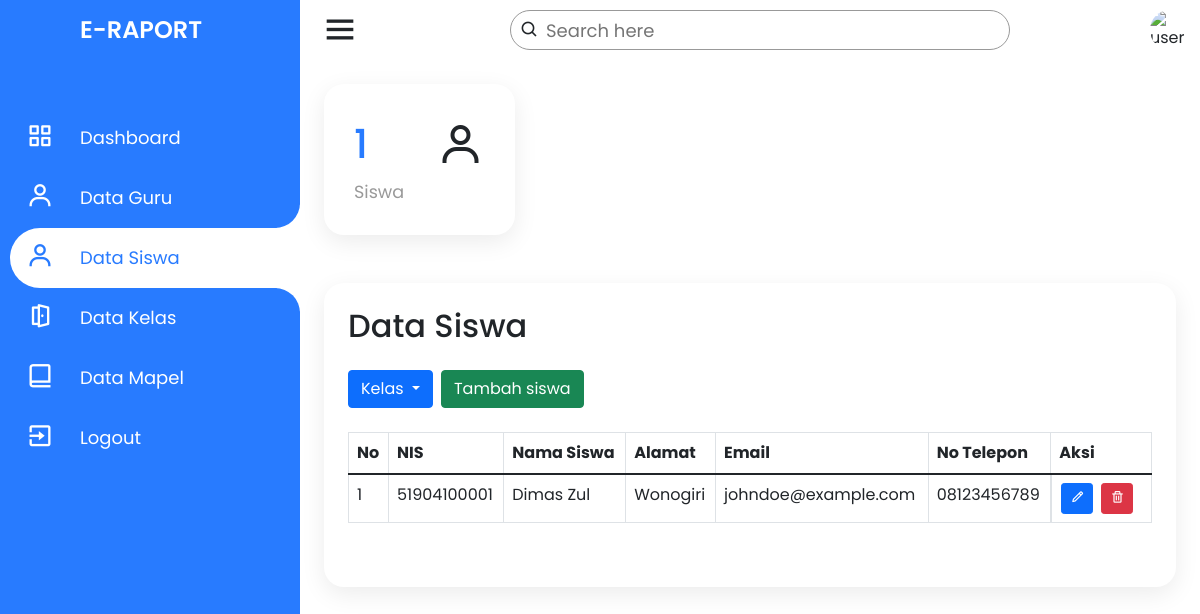
/admin/data-siswa.php (signed in), run on an earlier commit of the app's database.
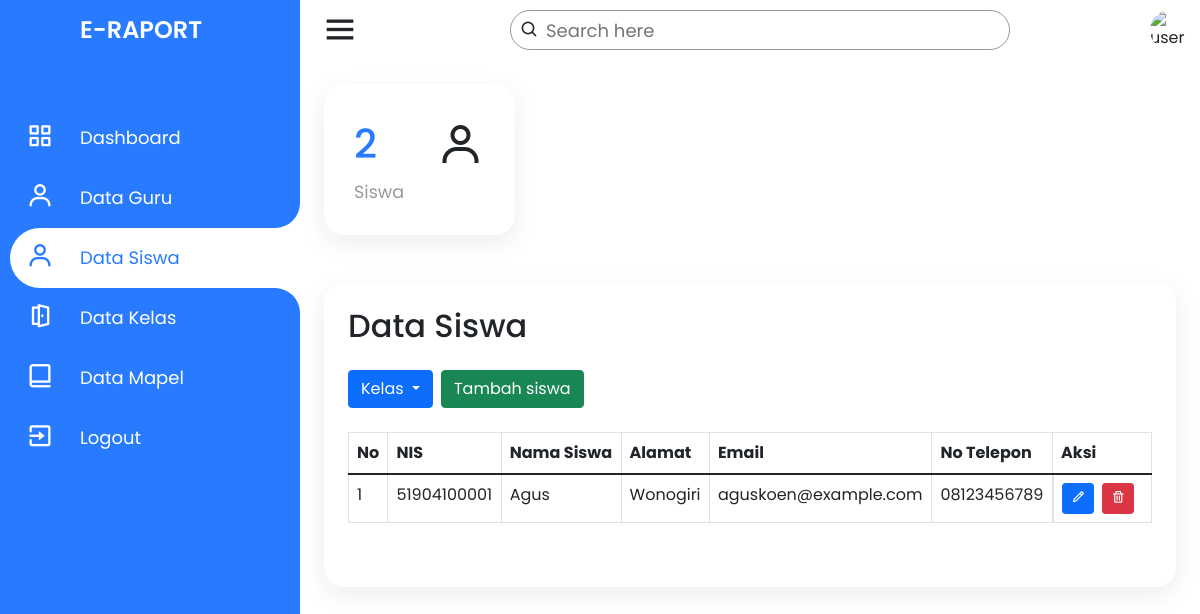
And on a later commit of the database.
### tables this page shows
CREATE TABLE `siswa` (
  `nis` varchar(11) NOT NULL,
  `nama_siswa` varchar(50) NOT NULL,
  `jenis_kelamin` enum('Laki-laki','Perempuan') NOT NULL,
  `alamat` text NOT NULL,
  `email` varchar(50) NOT NULL,
  `no_telp` varchar(14) NOT NULL,
  `agama` enum('Islam','Kristen','Katolik','Hindu','Budha','Konghuchu') NOT NULL,
  `id_kelas` int(11) NOT NULL,
  `tanggal_lahir` date NOT NULL,
  `password` varchar(255) NOT NULL,
  PRIMARY KEY (`nis`),
  KEY `siswa_ibfk_1` (`id_kelas`),
  CONSTRAINT `siswa_ibfk_1` FOREIGN KEY (`id_kelas`) REFERENCES `kelas` (`id_kelas`) ON DELETE CASCADE ON UPDATE CASCADE
);

### admin/data-siswa.php (the view, shortened to what the changed rows need)
<?php
require_once dirname(__FILE__) . '/../connection.php';
if (!isset($_GET['p'])) {
    $page_no = 1;
} else {
    $page_no = $_GET['p'];
}
if (!isset($_GET['kls'])) {
    $kelas_id = 1;
} else {
    $kelas_id = $_GET['kls'];
}
$records_per_page = 40;
$offset = ($page_no - 1) * $records_per_page;
?>
<!DOCTYPE html>
<html lang="en" dir="ltr">
<head>
    <link rel="stylesheet" href="style.css">
    <link href='https://unpkg.com/boxicons@2.0.7/css/boxicons.min.css' rel='stylesheet'>
    <link href="https://cdn.jsdelivr.net/npm/bootstrap@5.1.3/dist/css/bootstrap.min.css" rel="stylesheet">
    <link rel="stylesheet" href="../assets/css/style.css">
</head>
<body>
    <div class="container">
        <div class="navigation">
            <ul>
                <li>
                    <a href="#">
                        <h1 class="title">E-Raport</h1>
                    </a>
                </li>
            </ul>
        </div>
    </div>
    <div class="main">
        <div class="cardBox">
            <div class="card">
                <div>
                    <?php
                    $result_siswa = $conn->query("SELECT * FROM siswa LIMIT $records_per_page OFFSET $offset");
                    if ($result_siswa && $result_siswa->num_rows > 0) {
                        $result_jml = $conn->query("SELECT COUNT(*) AS total_siswa FROM siswa");
                        $jml = $result_jml->fetch_assoc();
                        echo "<div class='numbers'>${jml['total_siswa']}</div>";
                    }
                    ?>
                    <div class="cardName">Siswa</div>
                </div>
            </div>
        </div>
        <div class="konten">
            <h2 class="konten_title">
                Data Siswa
            </h2>
            <div class="konten_isi">
                <div class="konten_table table-responsive">
                    <table class="table table-bordered">
                        <thead>
                            <tr>
                                <th>No</th>
                                <th>NIS</th>
                                <th>Nama Siswa</th>
                                <th>Alamat</th>
                                <th>Email</th>
                                <th>No Telepon</th>
                                <th>Aksi</th>
                            </tr>
                        </thead>
                        <tbody>
                            <?php
                            $result_siswa = $conn->query("SELECT * FROM siswa WHERE id_kelas = $kelas_id LIMIT $records_per_page OFFSET $offset");
                            if ($result_siswa && $result_siswa->num_rows > 0) {
                                $no = 1;
                                while ($row = $result_siswa->fetch_assoc()) {
                                    echo "
                                <tr>
                                    <td>$no</td>
                                    <td>${row['nis']}</td>
                                    <td>${row['nama_siswa']}</td>
                                    <td>${row['alamat']}</td>
                                    <td>${row['email']}</td>
                                    <td>${row['no_telp']}</td>
                                    <td class='aksi'>
                                        <a href='ubah-data-siswa?nis=${row['nis']}'><button type='button' data-bs-toggle='tooltip' class='btn btn-primary btn-sm' title='Ubah'><i class='bx bx-pencil'></i></button></a>
                                        <a href='hapus-data-siswa?nis=${row['nis']}'><button type='button' data-bs-toggle='tooltip' class='btn btn-danger btn-sm' title='Hapus'><i class='bx bx-trash'></i></button></a>
                                    </td>
                                </tr>
                                ";
                                    $no++;
                                }
                            }
                            ?>
                        </tbody>
                    </table>
                </div>
            </div>
        </div>
    </div>
</body>
</html>

What changed in the data, as far as the page shows it:
changed siswa "Wonogiri": nama_siswa "Dimas Zul" → "Agus"; email "johndoe@example.com" → "aguskoen@example.com"
Also different on the page:
jml['total_siswa']: "1" → "2"
